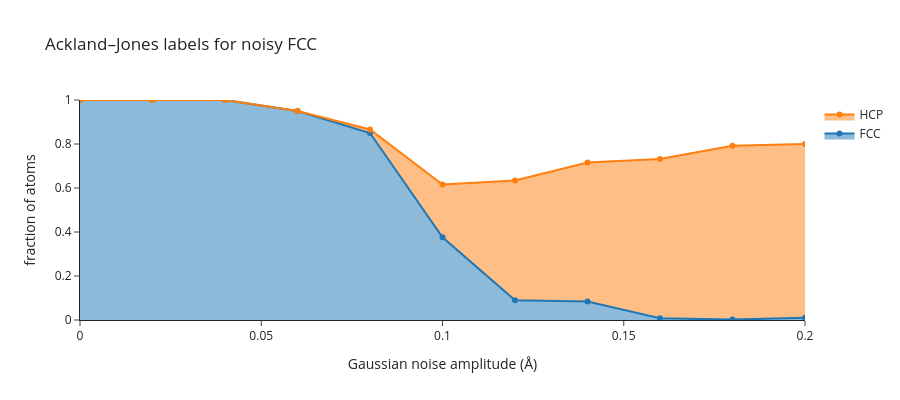

The notebook cell this image was saved under:
### Markdown cell above
## 3. Robustness to thermal noise

Thermal vibrations smear out the angles. A useful diagnostic is to plot
the fraction of atoms classified into each bucket as a function of noise
amplitude.

### Code cell
import numpy as np
noise_levels = np.round(np.linspace(0, 0.20, 11), 3)
labels_set = ['FCC', 'HCP', 'BCC', 'ICO', 'unknown']
fractions = {l: [] for l in labels_set}

for sigma in noise_levels:
    atoms = make_crystal('fcc', lattice_constant=4.05,
                         repetitions=(5, 5, 5), noise=sigma)
    pyscal.find_neighbors(atoms, method='cutoff', cutoff=0)
    _, names = pyscal.identify_ackland_jones(atoms)
    counts = Counter(names)
    n = len(names)
    for k in labels_set:
        fractions[k].append(counts.get(k.lower() if k != 'unknown' else 'unknown', 0) / n)

fig = go.Figure()
for k in labels_set:
    if any(v > 0 for v in fractions[k]):
        fig.add_trace(go.Scatter(x=noise_levels, y=fractions[k],
                                 mode='lines+markers', name=k,
                                 stackgroup='one'))
fig.update_layout(xaxis_title='Gaussian noise amplitude (\u00c5)',
                  yaxis_title='fraction of atoms', yaxis=dict(range=[0, 1]),
                  title='Ackland\u2013Jones labels for noisy FCC',
                  height=400, template='simple_white')
fig

### Figure 1 — Plotly figure (JSON) as saved in the notebook; plotly's stock layout.template omitted (floating-point values rounded to 4 significant figures)
{"data": [{"mode": "lines+markers", "name": "FCC", "stackgroup": "one", "type": "scatter", "x": [0.0, 0.02, 0.04, 0.06, 0.08, 0.1, 0.12, 0.14, 0.16, 0.18, 0.2], "y": [1.0, 1.0, 1.0, 0.95, 0.85, 0.376, 0.09, 0.084, 0.008, 0.002, 0.01]}, {"mode": "lines+markers", "name": "HCP", "stackgroup": "one", "type": "scatter", "x": [0.0, 0.02, 0.04, 0.06, 0.08, 0.1, 0.12, 0.14, 0.16, 0.18, 0.2], "y": [0.0, 0.0, 0.0, 0.0, 0.016, 0.24, 0.544, 0.632, 0.724, 0.79, 0.79]}], "layout": {"height": 400, "title": {"text": "Ackland–Jones labels for noisy FCC"}, "xaxis": {"title": {"text": "Gaussian noise amplitude (Å)"}}, "yaxis": {"range": [0, 1], "title": {"text": "fraction of atoms"}}}}
